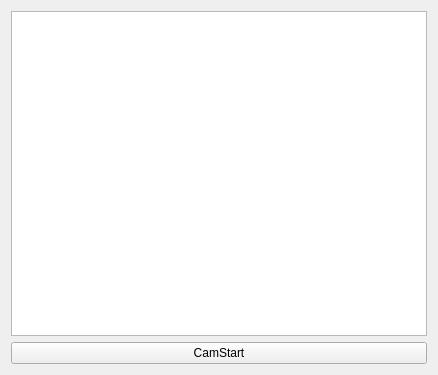
<?xml version="1.0" encoding="UTF-8"?>
<ui version="4.0">
 <class>Tab6WebCamera</class>
 <widget class="QWidget" name="Tab6WebCamera">
  <property name="geometry">
   <rect>
    <x>0</x>
    <y>0</y>
    <width>438</width>
    <height>375</height>
   </rect>
  </property>
  <property name="windowTitle">
   <string>Form</string>
  </property>
  <layout class="QVBoxLayout" name="verticalLayout">
   <item>
    <widget class="QGraphicsView" name="pGPView"/>
   </item>
   <item>
    <widget class="QPushButton" name="pPBCamStart">
     <property name="text">
      <string>CamStart</string>
     </property>
     <property name="checkable">
      <bool>true</bool>
     </property>
    </widget>
   </item>
  </layout>
 </widget>
 <resources/>
 <connections/>
</ui>
